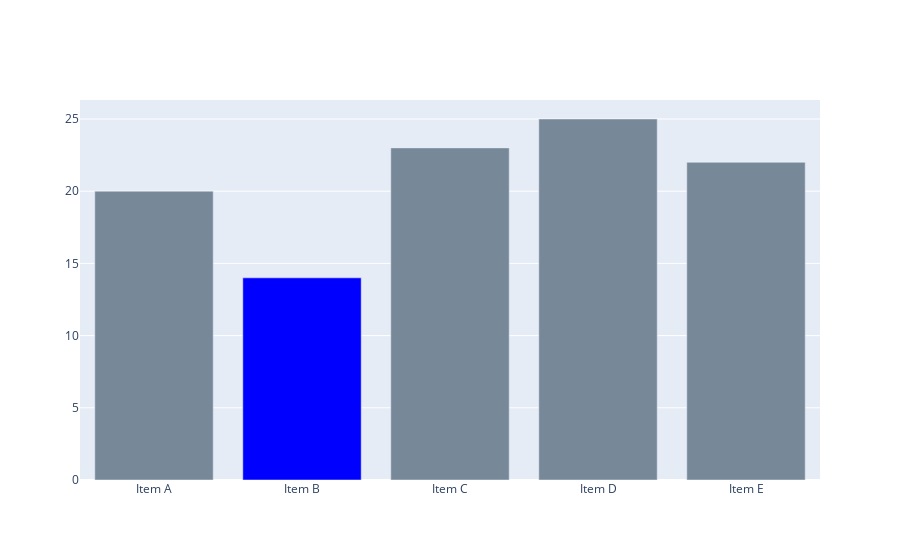

The cell this chart's notebook holds for it:
### Code cell
colors = ['lightslategray']*5
colors[1] = 'blue'

fig = go.Figure(data=go.Bar(
    x=['Item A', 'Item B', 'Item C', 'Item D', 'Item E'],
    y=[20, 14, 23,25, 22],
    marker_color=colors
))
fig.show()

### Figure 1 — Plotly figure (JSON) as saved in the notebook; plotly's stock layout.template omitted (floating-point values rounded to 4 significant figures)
{"data": [{"marker": {"color": ["lightslategray", "blue", "lightslategray", "lightslategray", "lightslategray"]}, "type": "bar", "x": ["Item A", "Item B", "Item C", "Item D", "Item E"], "y": [20, 14, 23, 25, 22]}], "layout": {"autosize": true, "xaxis": {"autorange": true, "range": [-0.5, 4.5], "type": "category"}, "yaxis": {"autorange": true, "range": [0, 26.32], "type": "linear"}}}
